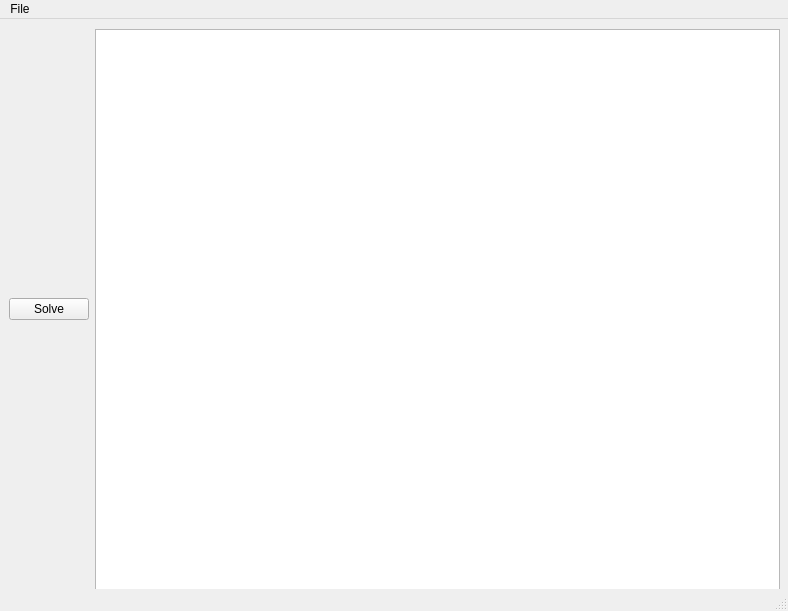
<?xml version="1.0" encoding="UTF-8"?>
<ui version="4.0">
 <class>MainWindow</class>
 <widget class="QMainWindow" name="MainWindow">
  <property name="geometry">
   <rect>
    <x>0</x>
    <y>0</y>
    <width>788</width>
    <height>611</height>
   </rect>
  </property>
  <property name="windowTitle">
   <string>RGM solver</string>
  </property>
  <widget class="QWidget" name="centralwidget">
   <widget class="QWidget" name="horizontalLayoutWidget">
    <property name="geometry">
     <rect>
      <x>9</x>
      <y>10</y>
      <width>771</width>
      <height>561</height>
     </rect>
    </property>
    <layout class="QHBoxLayout" name="horizontalLayout">
     <item>
      <layout class="QVBoxLayout" name="verticalLayout">
       <item>
        <widget class="QPushButton" name="solve_button">
         <property name="text">
          <string>Solve</string>
         </property>
        </widget>
       </item>
      </layout>
     </item>
     <item>
      <widget class="QGraphicsView" name="scene_view"/>
     </item>
    </layout>
   </widget>
  </widget>
  <widget class="QMenuBar" name="menubar">
   <property name="geometry">
    <rect>
     <x>0</x>
     <y>0</y>
     <width>788</width>
     <height>21</height>
    </rect>
   </property>
   <widget class="QMenu" name="menuOpen">
    <property name="title">
     <string>File</string>
    </property>
    <addaction name="action_open"/>
   </widget>
   <addaction name="menuOpen"/>
  </widget>
  <widget class="QStatusBar" name="statusbar"/>
  <action name="action_open">
   <property name="text">
    <string>Open</string>
   </property>
  </action>
 </widget>
 <resources/>
 <connections/>
</ui>
